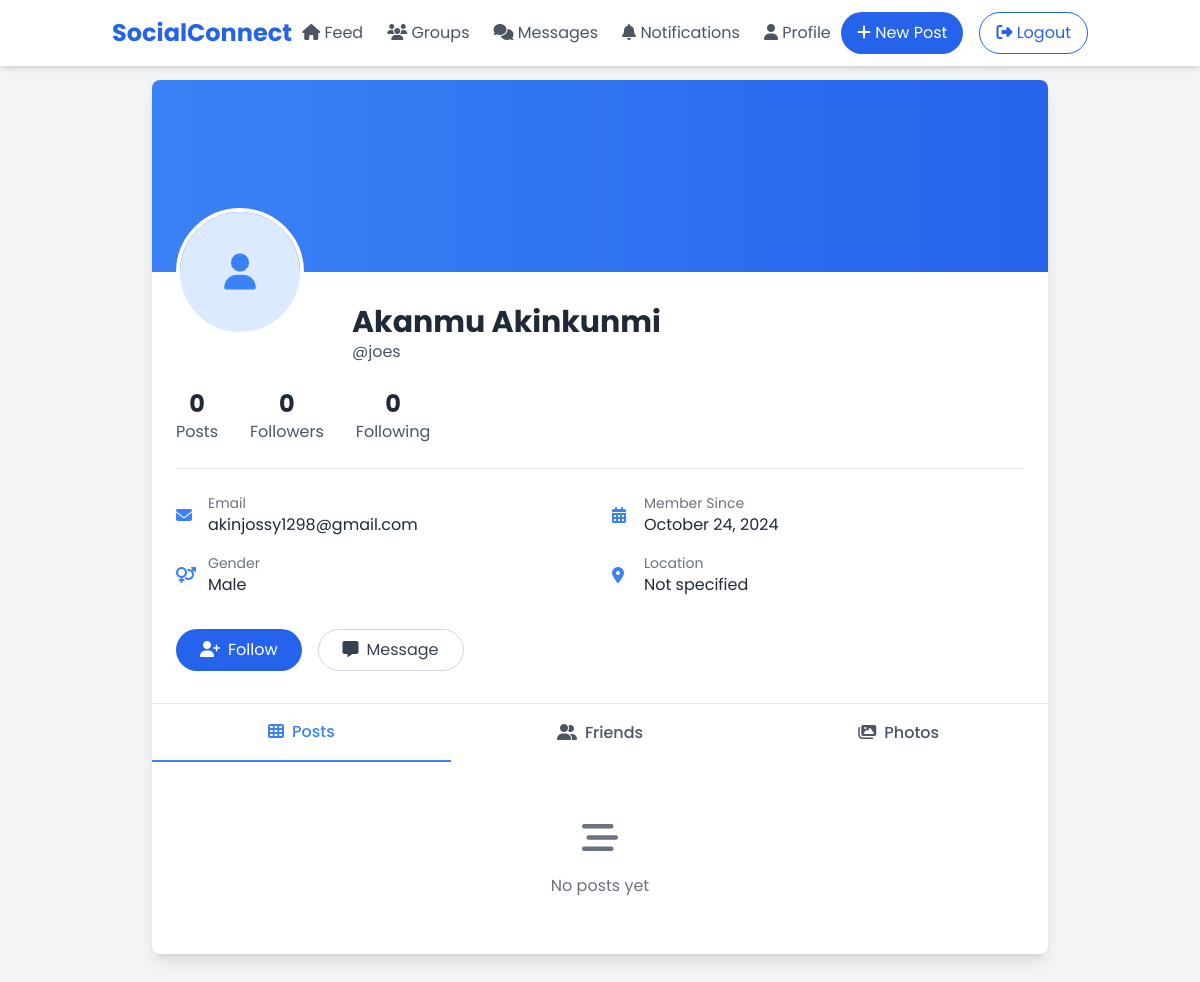
Screenshot of /profile/joes/ (signed in) with the database file from the repository.
### accounts/models.py (models this page shows, shortened)
class User(AbstractBaseUser, PermissionsMixin):
    username = models.CharField(db_index=True, max_length=255, unique=True)
    email = models.EmailField(max_length=255, unique=True,blank=True, verbose_name='email address')
    first_name = models.CharField(max_length=50, blank=False, null=False)
    last_name = models.CharField(max_length=50, blank=False, null=False)
    gender = models.CharField(choices=GENDER_CHOICES, default='MALE', max_length=6)
    date_joined = models.DateTimeField(auto_now_add=True, blank=True)
    is_active = models.BooleanField(default=True)
    is_staff = models.BooleanField(default=False)
    groups = models.ManyToManyField('auth.Group', related_name='custom_user_groups', blank=True)
    USERNAME_FIELD = 'email'
    REQUIRED_FIELDS = ['username']
    objects = UserAccountManager()

### accounts/views.py (the view)
# urls.py: path('profile/<str:username>/', user_profile, name='user_profile'),
@login_required
def user_profile(request, username):
    user = get_object_or_404(User, username=username)
    context = {
        'profile_user': user,
        'gender': user.gender,
        'email': user.email,
        'first_name': user.first_name,
        'last_name': user.last_name,
        'date_joined': user.date_joined,
    }
    return render(request, 'accounts/profile.html', context)

### templates/accounts/profile.html
{% extends 'base.html' %}
{% block content %}
<div class="max-w-4xl mx-auto bg-white rounded-lg shadow-lg overflow-hidden">
    <div class="h-48 bg-gradient-to-r from-blue-500 to-blue-600"></div>
    <div class="relative px-6 py-8">
        <div class="absolute -top-16 left-6">
            <div class="w-32 h-32 bg-gray-300 rounded-full border-4 border-white overflow-hidden">
                {% if profile_user.profile_picture %}
                    <img src="{{ profile_user.profile_picture.url }}" alt="Profile Picture" class="w-full h-full object-cover">
                {% else %}
                    <div class="w-full h-full flex items-center justify-center bg-blue-100 text-blue-500">
                        <i class="fas fa-user text-4xl"></i>
                    </div>
                {% endif %}
            </div>
        </div>
        <div class="ml-44">
            <h1 class="text-3xl font-bold text-gray-800">{{ first_name }} {{ last_name }}</h1>
            <p class="text-gray-600">@{{ profile_user.username }}</p>
        </div>
        <div class="flex space-x-8 mt-6 border-b border-gray-200 pb-6">
            <div class="text-center">
                <span class="block text-2xl font-bold text-gray-800">0</span>
                <span class="text-gray-600">Posts</span>
            </div>
            <div class="text-center">
                <span class="block text-2xl font-bold text-gray-800">0</span>
                <span class="text-gray-600">Followers</span>
            </div>
            <div class="text-center">
                <span class="block text-2xl font-bold text-gray-800">0</span>
                <span class="text-gray-600">Following</span>
            </div>
        </div>
        <div class="mt-6 grid grid-cols-1 md:grid-cols-2 gap-6">
            <div class="space-y-4">
                <div class="flex items-center space-x-3">
                    <i class="fas fa-envelope text-blue-500 w-5"></i>
                    <div>
                        <p class="text-sm text-gray-500">Email</p>
                        <p class="text-gray-800">{{ email }}</p>
                    </div>
                </div>
                <div class="flex items-center space-x-3">
                    <i class="fas fa-venus-mars text-blue-500 w-5"></i>
                    <div>
                        <p class="text-sm text-gray-500">Gender</p>
                        <p class="text-gray-800">{{ gender|title }}</p>
                    </div>
                </div>
            </div>
            <div class="space-y-4">
                <div class="flex items-center space-x-3">
                    <i class="fas fa-calendar-alt text-blue-500 w-5"></i>
                    <div>
                        <p class="text-sm text-gray-500">Member Since</p>
                        <p class="text-gray-800">{{ date_joined|date:"F d, Y" }}</p>
                    </div>
                </div>
                <div class="flex items-center space-x-3">
                    <i class="fas fa-map-marker-alt text-blue-500 w-5"></i>
                    <div>
                        <p class="text-sm text-gray-500">Location</p>
                        <p class="text-gray-800">Not specified</p>
                    </div>
                </div>
            </div>
        </div>
        {% if user == profile_user %}
        <div class="mt-8 flex space-x-4">
            <button class="px-6 py-2 bg-blue-600 text-white rounded-full hover:bg-blue-700 transition duration-300">
                <i class="fas fa-edit mr-2"></i>Edit Profile
            </button>
            <button class="px-6 py-2 border border-gray-300 text-gray-700 rounded-full hover:bg-gray-50 transition duration-300">
                <i class="fas fa-cog mr-2"></i>Settings
            </button>
        </div>
        {% else %}
        <div class="mt-8 flex space-x-4">
            <button class="px-6 py-2 bg-blue-600 text-white rounded-full hover:bg-blue-700 transition duration-300">
                <i class="fas fa-user-plus mr-2"></i>Follow
            </button>
            <button class="px-6 py-2 border border-gray-300 text-gray-700 rounded-full hover:bg-gray-50 transition duration-300">
                <i class="fas fa-message mr-2"></i>Message
            </button>
        </div>
        {% endif %}
    </div>
    <div class="border-t border-gray-200">
        <div class="flex">
            <button class="flex-1 py-4 px-6 text-center border-b-2 border-blue-500 text-blue-500 font-medium">
                <i class="fas fa-th mr-2"></i>Posts
            </button>
            <button class="flex-1 py-4 px-6 text-center text-gray-600 hover:text-gray-800 font-medium">
                <i class="fas fa-user-friends mr-2"></i>Friends
            </button>
            <button class="flex-1 py-4 px-6 text-center text-gray-600 hover:text-gray-800 font-medium">
                <i class="fas fa-images mr-2"></i>Photos
            </button>
        </div>
    </div>
    <div class="p-6">
        <div class="text-center text-gray-500 py-8">
            <i class="fas fa-stream text-4xl mb-4"></i>
            <p>No posts yet</p>
        </div>
    </div>
</div>
{% endblock %}

### templates/base.html (style rules this page uses)
body { font-family: 'Poppins', sans-serif; }

### rows the page displays
User: first_name "Akanmu", last_name "Akinkunmi", username "joes", email "akinjossy1298@gmail.com", gender "Male", date_joined "October 24, 2024"
